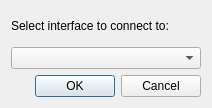
<?xml version="1.0" encoding="UTF-8"?>
<ui version="4.0">
 <class>connectDialog</class>
 <widget class="QDialog" name="connectDialog">
  <property name="geometry">
   <rect>
    <x>0</x>
    <y>0</y>
    <width>212</width>
    <height>108</height>
   </rect>
  </property>
  <property name="windowTitle">
   <string>Dialog</string>
  </property>
  <layout class="QVBoxLayout" name="verticalLayout">
   <item>
    <widget class="QLabel" name="interfaceLabel">
     <property name="text">
      <string>Select interface to connect to:</string>
     </property>
    </widget>
   </item>
   <item>
    <widget class="QComboBox" name="interfaceComboBox"/>
   </item>
   <item>
    <widget class="QDialogButtonBox" name="buttonBox">
     <property name="orientation">
      <enum>Qt::Horizontal</enum>
     </property>
     <property name="standardButtons">
      <set>QDialogButtonBox::Cancel|QDialogButtonBox::Ok</set>
     </property>
    </widget>
   </item>
  </layout>
 </widget>
 <resources/>
 <connections>
  <connection>
   <sender>buttonBox</sender>
   <signal>accepted()</signal>
   <receiver>connectDialog</receiver>
   <slot>accept()</slot>
   <hints>
    <hint type="sourcelabel">
     <x>184</x>
     <y>258</y>
    </hint>
    <hint type="destinationlabel">
     <x>184</x>
     <y>311</y>
    </hint>
   </hints>
  </connection>
  <connection>
   <sender>buttonBox</sender>
   <signal>rejected()</signal>
   <receiver>connectDialog</receiver>
   <slot>reject()</slot>
   <hints>
    <hint type="sourcelabel">
     <x>130</x>
     <y>261</y>
    </hint>
    <hint type="destinationlabel">
     <x>128</x>
     <y>318</y>
    </hint>
   </hints>
  </connection>
 </connections>
</ui>
